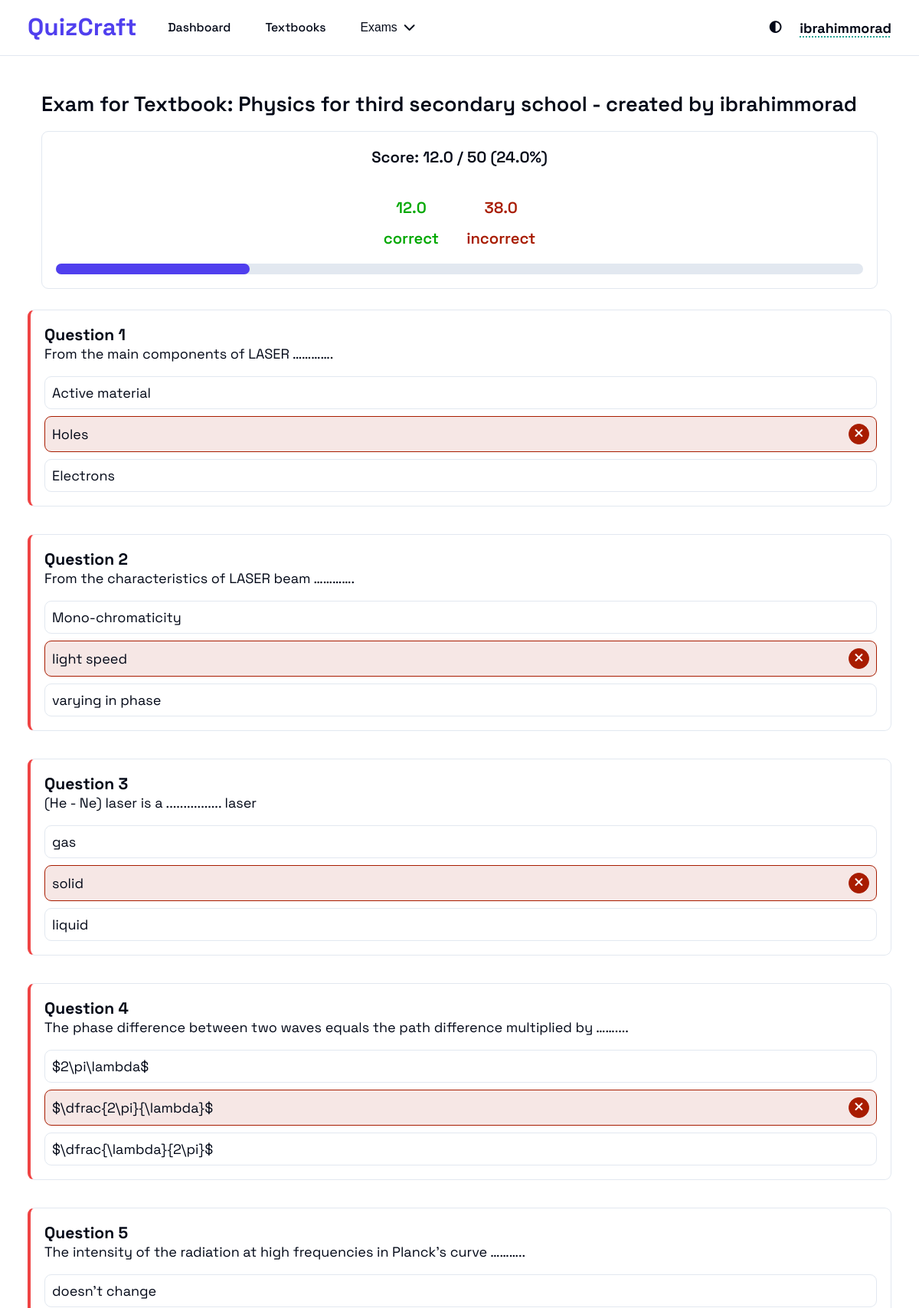
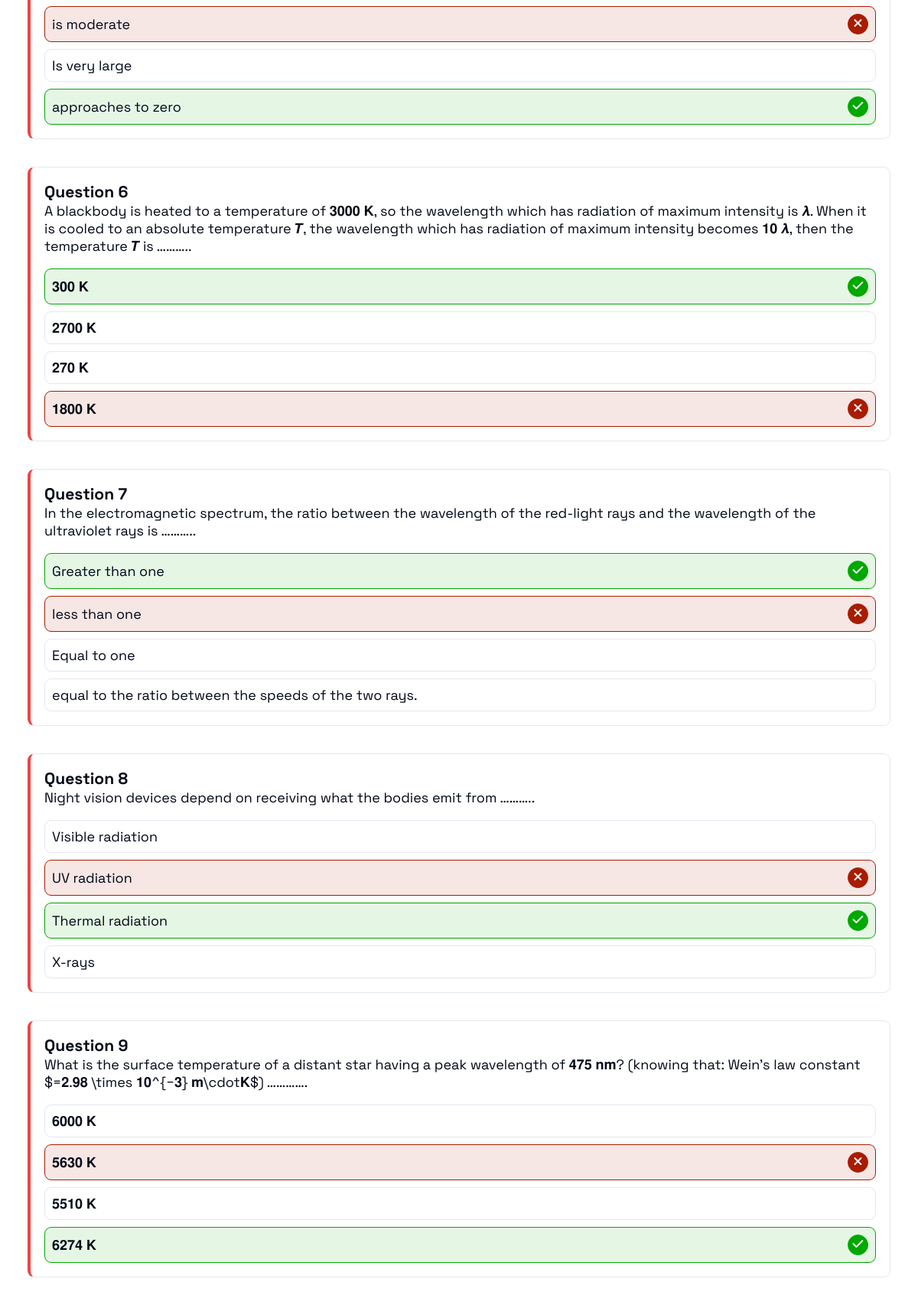
The app's page /exam/result/237/ (signed in, upper part) with its own data (2 pictures, top to bottom).
### exam/models.py (models this page shows, shortened)
class Exam(models.Model):
    class ScopeChoice(models.TextChoices):
        LESSON = "Lesson", "Lesson"
        CHAPTER = "Chapter", "Chapter"
        UNIT = "Unit", "Unit"
        TEXTBOOK = "Textbook", "Textbook"
    title = models.CharField(max_length=256)
    created_at = models.DateTimeField(auto_now_add=True)
    updated_at = models.DateTimeField(auto_now=True)
    created_by = models.ForeignKey(
        User, on_delete=models.CASCADE, related_name="exams", related_query_name="exam"
    )
    scope_type = models.CharField(
        max_length=10, choices=ScopeChoice.choices, default=ScopeChoice.LESSON
    )
    scope_id = models.PositiveIntegerField()
    problems = models.ManyToManyField(
        Problem, through="ExamProblem", related_name="exams", related_query_name="exam"
    )
    is_published = models.BooleanField(default=False)

class Submission(models.Model):
    created_at = models.DateTimeField(auto_now_add=True)
    exam = models.ForeignKey(
        Exam, on_delete=models.CASCADE, related_name="submissions", null=True
    )
    user = models.ForeignKey(
        User, on_delete=models.CASCADE, related_name="submissions", null=True
    )
    score = models.FloatField(null=True)
    is_published = models.BooleanField(default=False)
    class Status(models.TextChoices):
        EXITED_UNEXPECTEDLY = "exited_unexpectedly", "Exited Unexpectedly"
        COMPLETED = "completed", "Completed"
    status = models.CharField(
        max_length=20, choices=Status.choices, default=Status.EXITED_UNEXPECTEDLY
    )
    class Meta:
        ordering = ["-created_at"]
    @property
    def percentage(self):
        if self.score:
            return self.score / self.exam.problems.count() * 100
        return None
    @property
    def wrong_answers(self):
        return self.exam.problems.count() - self.score

### problem/models.py (models this page shows, shortened)
class Problem(models.Model):
    class Difficulty(models.IntegerChoices):
        EASY = 1, "Easy"
        MIDIUM = 2, "Medium"
        HARD = 3, "Hard"
        EXTRA = 4, "Extra hard"
    lesson = models.ForeignKey(
        Lesson,
        on_delete=models.CASCADE,
        related_name="lessons",
        related_query_name="problem",
    )
    body = models.TextField()
    created_at = models.DateTimeField(auto_now_add=True)
    figure = models.ImageField(upload_to="problems/", null=True, blank=True)
    difficulty = models.PositiveSmallIntegerField(
        choices=Difficulty, default=Difficulty.EASY
    )
    class Meta:
        ordering = ["difficulty", "created_at"]

class Choice(models.Model):
    problem = models.ForeignKey(
        Problem,
        on_delete=models.CASCADE,
        related_name="choices",
        related_query_name="choice",
    )
    body = models.CharField(max_length=256, null=True, blank=True)
    figure = models.ImageField(upload_to="choices/", null=True, blank=True)
    is_correct = models.BooleanField(default=False)

### exam/views.py (the view, shortened to what this page needs)
# urls.py: path("result/<int:submission_id>/", exam_result, name="exam-result"),
@require_http_methods(["GET"])
@login_required
def exam_result(request, submission_id):
    submission = get_object_or_404(Submission, id=submission_id)
    if submission.user != request.user:
        messages.error(request, "You do not have permission to view this result")
        return reload(request)
    answers = submission.answers.values_list("choice", flat=True)
    context = {
        "score": submission.score,
        "wrong_answers": submission.wrong_answers,
        "percentage": submission.percentage,
        "exam_length": submission.exam.problems.count,
        "exam_title": submission.exam.title,
        "problems": [
            {
                "id": problem.id,
                "body": problem.body,
                "figure": problem.figure,
                "choices": [
                    {
                        "id": choice.id,
                        "body": choice.body,
                        "figure": choice.figure,
                        "is_correct": choice.is_correct,
                        "checked": choice.id in answers,
                    }
                    for choice in problem.choices.all()
                ],
                "answered_correctly": Choice.objects.get(
                    answer__submission=submission, answer__problem=problem
                ).is_correct
                if answers
                else False,
            }
            for problem in submission.exam.problems.all()
        ],
    }
    return render(
        request,
        "exam/exam_result.html",
        context=context,
    )

### exam/templates/exam/exam_result.html (shortened to what this page needs)
{% extends "base.html" %}
{% load static %}
{% block css %}
<link rel="stylesheet" href="{% static 'css/base.css' %}">
<link rel="stylesheet" href="{% static 'css/header.css' %}">
<link rel="stylesheet" href="{% static 'css/exam_submition.css' %}">
<link rel="stylesheet" href="https://cdnjs.cloudflare.com/ajax/libs/font-awesome/6.5.0/css/all.min.css">
{% endblock css %}
{% block content %}
{% include "components/header.html" %}
<div class="container">
    <div class="exam-header">
        <h1>{{ exam_title }}</h1>
        <div class="submission-statistics">
            <p class="score">
                Score: {{ score }} / {{ exam_length }} ({{ percentage }}%)
            </p>
            <div class="correct-incorrect">
                <div class="correct-answers"><span>{{ score }}</span> <span>correct</span></div>
                <div class="incorrect-answers"><span>{{ wrong_answers }}</span> <span>incorrect</span></div>
            </div>
            <div class="progress-bar">
                <div class="progress" style="width: {% if percentage == '-' %}0{% else %}{{ percentage }}{% endif %}%"></div>
            </div>
        </div>
    </div>
    <div class="exam-form">
        {% for problem in problems %}
        <div class="problem {% if problem.answered_correctly %}answered-correctly{% else %}answered-incorrectly{% endif %}">
            <div class="problem-body">
                <div class="problem-text">
                    <h3>Question {{ forloop.counter }}</h3>
                    <p>{{ problem.body }}</p>
                </div>
            </div>
            <div class="problem-options">
                {% for choice in problem.choices %}
                <div class="problem-option {% if choice.is_correct %}correct{% endif %} {% if choice.checked %}checked{% endif %}">
                    {% if choice.figure %}
                    <img src="{{ choice.figure.url }}" alt="{{ choice.figure.name }}" class="choice-figure">
                    {% else %}
                    <p>{{ choice.body }}</p>
                    {% endif %}
                    {% if choice.is_correct %}
                    <i class="fas fa-check"></i>
                    {% endif %}
                    {% if choice.checked and not choice.is_correct %}
                    <i class="fas fa-times"></i>
                    {% endif %}
                </div>
                {% endfor %}
            </div>
        </div>
        {% endfor %}
    </div>
</div>
{% endblock content %}

### templates/components/header.html (shortened to what this page needs)
{% load static %}
<header class="main-header">
  <div class="header-container">
    <div class="header-content">
      <div class="header-left-content">
        <a href="{% url 'home' %}" class="logo">
          <span>QuizCraft</span>
        </a>
        <nav class="main-nav">
          <ul>
            <li>
              <a href="#">Dashboard</a>
            </li>
            <li>
              <a href="#">Textbooks</a>
            </li>
            <li>
              <button class="header-exam-button">
                <span>Exams</span>
                <i class="fa-solid fa-chevron-down"></i>
              </button>
            </li>
          </ul>
        </nav>
      </div>
      <div class="header-right-content">
        <span class="theme-toggle-button"></span>
        <div class="auth-container">
          {% if user.is_authenticated %}
          <strong class="user-name">{{ user.username }}</strong>
          {% else %}
          <a href="{% url 'login' %}">Login</a>
          <span>/</span>
          <a href="{% url 'register' %}">Register</a>
          {% endif %}
        </div>
      </div>
    </div>
  </div>
</header>

### static/css/base.css (style rules this page uses)
:root { --background: hsl(0, 0%, 100%); --foreground: hsl(222.2, 84%, 4.9%); --card: hsl(0, 0%, 100%); --card-foreground: hsl(222.2, 84%, 4.9%); --popover: hsl(0, 0%, 100%); --popover-foreground: hsl(222.2, 84%, 4.9%); --primary: hsl(246, 84%, 59%); --primary-foreground: hsl(210, 40%, 98%); --secondary: hsl(210, 40%, 96.1%); --secondary-foreground: hsl(222.2, 47.4%, 11.2%); --muted: hsl(210, 40%, 96.1%); --muted-foreground: hsl(215.4, 16.3%, 46.9%); --accent: hsl(173, 85%, 32%); --accent-foreground: hsl(210, 40%, 98%); --message-warning-fg: rgb(102, 60, 0); --message-warning-bg: rgb(255, 244, 229); --message-error-fg: rgb(152, 0, 0); --message-error-bg: rgb(255, 226, 183); --message-success-fg: rgb(1, 164, 1); --message-success-bg: rgb(226, 255, 226); --destructive: hsl(0, 84.2%, 60.2%); --destructive-foreground: hsl(210, 40%, 98%); --border: hsl(214.3, 31.8%, 91.4%); --input: hsl(214.3, 31.8%, 91.4%); --ring: hsl(222.2, 84%, 4.9%); --radius: 0.5rem; --sidebar-background: hsl(0, 0%, 98%); --sidebar-foreground: hsl(240, 5.3%, 26.1%); --sidebar-primary: hsl(240, 5.9%, 10%); --sidebar-primary-foreground: hsl(0, 0%, 98%); --sidebar-accent: hsl(240, 4.8%, 95.9%); --sidebar-accent-foreground: hsl(240, 5.9%, 10%); --sidebar-border: hsl(220, 13%, 91%); --sidebar-ring: hsl(217.2, 91.2%, 59.8%); }
* { box-sizing: border-box; margin: 0; padding: 0; }
html { font-family: 'spacegrotesk', sans-serif; font-weight: 400; font-size: 18px; }
body { min-height: 100vh; width: 100%; background-color: var(--background); color: var(--foreground); position: relative; display: flex; flex-direction: column; align-items:stretch; }
.container { max-width: 80rem; margin: 0 auto; padding: 2rem 1rem; }
@media (min-width: 640px) { .container { padding-left: 1.5rem; padding-right: 1.5rem; } }
@media (min-width: 1024px) { .container { padding-left: 2rem; padding-right: 2rem; } }

### static/css/header.css (style rules this page uses)
.main-header { background-color: var(--background); border-bottom: 1px solid var(--border); position: sticky; top: 0; z-index: 10; }
.header-container { max-width: 80rem; margin-left: auto; margin-right: auto; padding-left: 1rem; padding-right: 1rem; }
@media (min-width: 640px) { .header-container { padding-left: 1.5rem; padding-right: 1.5rem; } }
@media (min-width: 1024px) { .header-container { padding-left: 2rem; padding-right: 2rem; } }
.header-content { display: flex; justify-content: space-between; height: 4rem; }
.header-left-content { display: flex; align-items: center; }
.main-nav { display: none; }
@media (min-width: 1024px) { .main-nav { display: block; } }
.main-nav>ul { display: flex; align-items: center; gap: 1rem; margin-left: 1.5rem; list-style: none; }
.main-nav>ul>li { display: flex; align-items: center; gap: 0.5rem; cursor: pointer; position: relative; }
.auth-container { display: none; align-items: center; gap: 0.5rem; }
@media (min-width: 1024px) { .auth-container { display: flex; } }
.menu-button, .theme-toggle-button { display: flex; align-items: center; cursor: pointer; border-radius: var(--radius); }

### records on screen
Exam: title "Exam for Textbook: Physics for third secondary school - created by ibrahimmorad"
Submission: score "12.0"
Problem: body "From the main components of LASER …………."
Choice: body "Active material"
Choice: body "Holes"
Choice: body "Electrons"
Problem: body "From the characteristics of LASER beam …………."
Choice: body "Mono-chromaticity"
Choice: body "light speed"
Choice: body "varying in phase"
Problem: body "(He - Ne) laser is a ................ laser"
Choice: body "gas"
Choice: body "solid"
Choice: body "liquid"
Problem: body "The phase difference between two waves equals the path difference multiplied by ……...."
Choice: body "$2\\pi\\lambda$"
Choice: body "$\\dfrac{2\\pi}{\\lambda}$"
Choice: body "$\\dfrac{\\lambda}{2\\pi}$"
Problem: body "The intensity of the radiation at high frequencies in Planck’s curve ……….."
Choice: body "doesn’t change"
Choice: body "is moderate"
Choice: body "Is very large"
Choice: body "approaches to zero"
Problem: body "A blackbody is heated to a temperature of 𝟑𝟎𝟎𝟎 𝐊, so the wavelength which has radiation of maximum intensity is 𝝀. When it is cooled to an absolute temperature 𝑻, the wavelength which has radiation of maximum intensity becomes 𝟏𝟎 𝝀, then the temperature 𝑻 is ……….."
Choice: body "𝟑𝟎𝟎 𝐊"
Choice: body "𝟐𝟕𝟎𝟎 𝐊"
Choice: body "𝟐𝟕𝟎 𝐊"
Choice: body "𝟏𝟖𝟎𝟎 𝐊"
Problem: body "In the electromagnetic spectrum, the ratio between the wavelength of the red-light rays and the wavelength of the ultraviolet rays is ……….."
Choice: body "Greater than one"
Choice: body "less than one"
Choice: body "Equal to one"
Choice: body "equal to the ratio between the speeds of the two rays."
Problem: body "Night vision devices depend on receiving what the bodies emit from ……….."
Choice: body "Visible radiation"
Choice: body "UV radiation"
Choice: body "Thermal radiation"
Choice: body "X-rays"
Problem: body "What is the surface temperature of a distant star having a peak wavelength of 𝟒𝟕𝟓 𝐧𝐦? (knowing that: Wein’s law constant $=𝟐.𝟗𝟖 \\times 𝟏𝟎^{−𝟑} 𝐦\\cdot𝐊$) …………."
Choice: body "𝟔𝟎𝟎𝟎 𝐊"
Choice: body "𝟓𝟔𝟑𝟎 𝐊"
Choice: body "𝟓𝟓𝟏𝟎 𝐊"
Choice: body "𝟔𝟐𝟕𝟒 𝐊"

### other values on screen
{{ user.username }} "ibrahimmorad"
{{ exam_length }} "50"
{{ percentage }} "24.0"
{{ wrong_answers }} "38.0"
